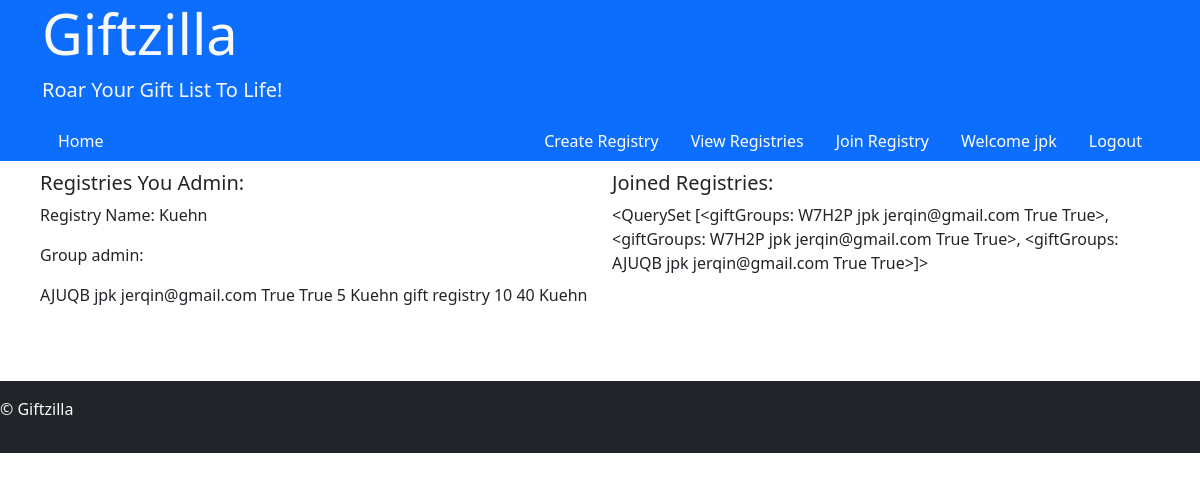
Page /user/1/viewreg (signed in) on the committed database.
### register/models.py (models this page shows)
class User(AbstractUser):
    groups = models.ManyToManyField(
        'auth.Group',
        related_name='web_users',
        blank=True,
        help_text='The groups this user belongs to. A user will get all permissions granted to each of their groups.',
        verbose_name='groups',
    )
    user_permissions = models.ManyToManyField(
        'auth.Permission',
        related_name='web_users',
        blank=True,
        help_text='Specific permissions for this user.',
        verbose_name='user permissions',
    )
    def __str__(self):
        return f"{self.username} {self.first_name} {self.last_name} {self.email} {self.is_active} {self.is_active}"

### user/models.py (models this page shows)
class Registry(models.Model):
    regPin = models.CharField(max_length=5)
    admin = models.ForeignKey(User, on_delete=models.CASCADE)
    regName = models.CharField(max_length=25, verbose_name="Registry Group Name:")
    urlNumCap = models.IntegerField(default=5, verbose_name="Max Number Of Gift Request:")
    spendLimit = models.IntegerField(blank=True, null=True, verbose_name="Max Spending Limit:")
    notes = models.TextField(blank=True, null=True, verbose_name="Notes")
    regGroupCap = models.IntegerField(blank=True, null=True, verbose_name="Max Number of Group Participants:")
    def __str__(self):
        return f"{self.regPin} {self.admin} {self.urlNumCap} {self.notes} {self.regGroupCap} {self.spendLimit} {self.regName}"

class giftGroups(models.Model):
    groupPin = models.CharField(max_length=5)
    user = models.ForeignKey(User, on_delete=models.CASCADE)
    def __str__(self):
        return f"{self.groupPin} {self.user}"

### user/views.py (the view)
# urls.py: path("<int:userID>/viewreg", views.viewReg, name="viewReg")
@login_required
def viewReg(request, userID):
    if userID != request.user.id:
        return render(request, "index/404.html")
    else:
        user = User.objects.get(id=userID)
        try:
            adminRegs = Registry.objects.filter(admin=user)
        except ObjectDoesNotExist:
            adminRegs = None
        try:
            joinedRegs = giftGroups.objects.filter(user=user)
        except ObjectDoesNotExist:
            joinedRegs = None
        return render(request, "user/viewreg.html", {
            "adminRegs": adminRegs,
            "joinedRegs": joinedRegs
        })

### giftzilla/templates/user/viewreg.html
{% extends 'layout.html' %}
{% block body %}
<div class="container" style="padding: 10px;">
    <div class="row">
        <div class="col">
            <div>
                <h5>Registries You Admin:</h5>
                {% if adminRegs %}
                    {% for admin in adminRegs %}
                        <div>
                            <p>Registry Name: {{ admin.regName }}</p>
                            <p>Group admin: {{ admin.admin.first_name }}</p>
                            <p>{{ admin }}</p>
                        </div>
                    {% endfor %}
                {% else %}
                    <p>You currently have no created registries.</p>
                {% endif %}
            </div>
        </div>
        <div class="col">
            <div>
                <h5>Joined Registries:</h5>
                {% if joinedRegs %}
                    {{ joinedRegs }}
                {% else %}
                    <p>You currently have no joined registries.</p>
                {% endif %}
            </div>
        </div>
    </div>
</div>
{% endblock %}

### giftzilla/templates/layout.html (shortened to what this page needs)
<!DOCTYPE html>
<html lang="en">
<head>
    <link href="https://cdn.jsdelivr.net/npm/bootstrap@5.0.2/dist/css/bootstrap.min.css" rel="stylesheet">
</head>
<body>
    <header class="bg-primary text-light">
        <div class="container">
            <h1 class="display-4">Giftzilla</h1>
            <p class="lead">Roar Your Gift List To Life!</p>
            <nav class="d-flex justify-content-between align-items-center">
                <ul class="nav">
                    <li class="nav-item"><a class="nav-link" href="{% url 'index:home' %}">Home</a></li>
                </ul>
                <div>
                    {% if user.is_authenticated %}
                        <ul class="nav">
                            <li class="nav-item"><a class="nav-link" href="{% url 'user:createRegistry' %}">Create Registry</a></li>
                            <li class="nav-item"><a class="nav-link" href="{% url 'user:viewReg' userID=user.id %}">View Registries</a></li>
                            <li class="nav-item"><a class="nav-link" href="{% url 'user:regJoin' userID=user.id %}">Join Registry</a></li>
                            <li class="nav-item">
                                <a class="nav-link" href="{% url 'register:profileView' userID=user.id %}">Welcome {{ user.username }}</a>
                            </li>
                            <li class="nav-item">
                                <a class="nav-link" href="{% url 'register:logout' %}">Logout</a>
                            </li>
                        </ul>
                    {% endif %}
                </div>
            </nav>
        </div>
    </header>
   {% block body %}
   {% endblock %}
    <footer class="bg-dark text-light mt-5 py-3">
        <p>&copy; Giftzilla</p>
    </footer>
</body>
</html>

### giftzilla/templates/layout.html (style rules this page uses)
.nav-link { color: white; }

### rows in the picture
User: username "jpk"
Registry: regName "Kuehn", regPin+admin+urlNumCap "AJUQB jpk jerqin@gmail.com True True 5 Kuehn gift registry 10 40 Kuehn"
giftGroups: groupPin+user "<QuerySet [<giftGroups: W7H2P jpk jerqin@gmail.com True True>, <giftGroups: W7H2P jpk jerqin@gmail.com True True>, <giftGroups: AJUQB jpk jerqin@gmail.com True True>]>"
